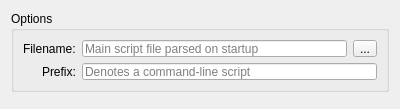
<?xml version="1.0" encoding="UTF-8"?>
<ui version="4.0">
 <class>ConfigScripting</class>
 <widget class="QWidget" name="ConfigScripting">
  <property name="geometry">
   <rect>
    <x>0</x>
    <y>0</y>
    <width>400</width>
    <height>109</height>
   </rect>
  </property>
  <property name="windowTitle">
   <string>Scripting</string>
  </property>
  <property name="windowIcon">
   <iconset resource="client.qrc">
    <normaloff>:/icons/scripting</normaloff>:/icons/scripting</iconset>
  </property>
  <layout class="QVBoxLayout" name="verticalLayout">
   <item>
    <widget class="QGroupBox" name="groupScriptingOptions">
     <property name="minimumSize">
      <size>
       <width>0</width>
       <height>81</height>
      </size>
     </property>
     <property name="title">
      <string>Options</string>
     </property>
     <layout class="QFormLayout" name="formLayout_3">
      <property name="labelAlignment">
       <set>Qt::AlignRight|Qt::AlignTrailing|Qt::AlignVCenter</set>
      </property>
      <item row="0" column="0">
       <widget class="QLabel" name="labelScriptFilename">
        <property name="text">
         <string>Filename:</string>
        </property>
       </widget>
      </item>
      <item row="0" column="1">
       <layout class="QHBoxLayout" name="horizontalLayout">
        <item>
         <widget class="QLineEdit" name="scriptFilename">
          <property name="placeholderText">
           <string>Main script file parsed on startup</string>
          </property>
         </widget>
        </item>
        <item>
         <widget class="QToolButton" name="scriptFilenameBrowse">
          <property name="text">
           <string>...</string>
          </property>
         </widget>
        </item>
       </layout>
      </item>
      <item row="1" column="0">
       <widget class="QLabel" name="labelScriptPrefix">
        <property name="text">
         <string>Prefix:</string>
        </property>
       </widget>
      </item>
      <item row="1" column="1">
       <widget class="QLineEdit" name="scriptPrefix">
        <property name="placeholderText">
         <string>Denotes a command-line script</string>
        </property>
       </widget>
      </item>
     </layout>
    </widget>
   </item>
   <item>
    <spacer name="verticalSpacer">
     <property name="orientation">
      <enum>Qt::Vertical</enum>
     </property>
     <property name="sizeHint" stdset="0">
      <size>
       <width>20</width>
       <height>292</height>
      </size>
     </property>
    </spacer>
   </item>
  </layout>
 </widget>
 <resources>
  <include location="client.qrc"/>
 </resources>
 <connections/>
</ui>
